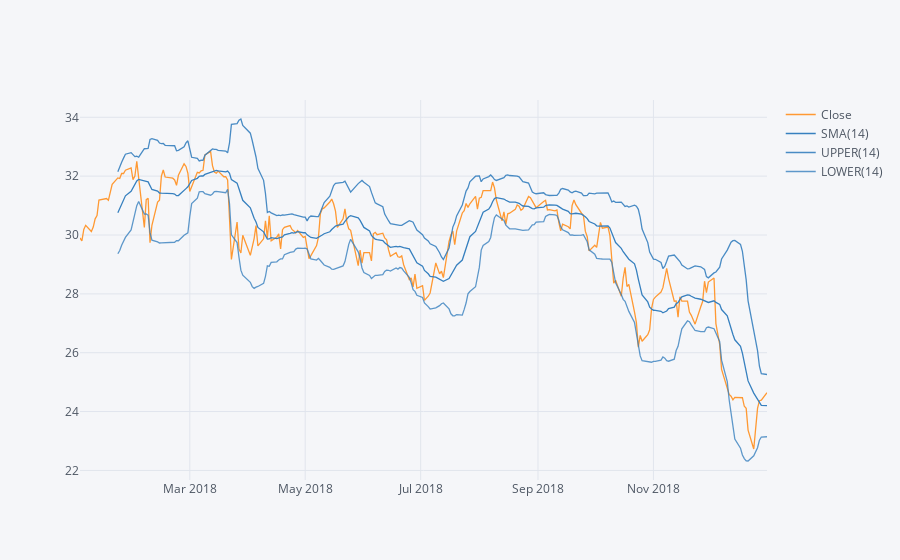

Write notebook code for a chart like this one.
### Markdown cell above
**Creating a Bollinger Band Plot for Bank of America for the year 2018.**

### Code cell
BAC['Close']['2018-01-01':'2019-01-01'].ta_plot(study='boll')

### Figure 1 — Plotly figure (JSON) as saved in the notebook; plotly's stock layout.template omitted (floating-point values rounded to 4 significant figures; data arrays with more than 128 entries replaced by an {"elided": "..."} marker saying what was removed)
{"data": [{"line": {"color": "rgba(255, 153, 51, 1.0)", "dash": "solid", "shape": "linear", "width": 1.3}, "mode": "lines", "name": "Close", "text": "", "type": "scatter", "x": {"elided": "251 str values"}, "y": {"elided": "251 float values"}}, {"line": {"color": "rgba(55, 128, 191, 1.0)", "dash": "solid", "shape": "linear", "width": 1.3}, "mode": "lines", "name": "SMA(14)", "text": "", "type": "scatter", "x": {"elided": "251 str values"}, "y": {"elided": "251 mixed values"}}, {"line": {"color": "rgba(55, 128, 191, 0.8999999999999999)", "dash": "solid", "shape": "linear", "width": 1.3}, "mode": "lines", "name": "UPPER(14)", "text": "", "type": "scatter", "x": {"elided": "251 str values"}, "y": {"elided": "251 mixed values"}}, {"line": {"color": "rgba(55, 128, 191, 0.7999999999999998)", "dash": "solid", "shape": "linear", "width": 1.3}, "mode": "lines", "name": "LOWER(14)", "text": "", "type": "scatter", "x": {"elided": "251 str values"}, "y": {"elided": "251 mixed values"}}], "layout": {"legend": {"bgcolor": "#F5F6F9", "font": {"color": "#4D5663"}}, "paper_bgcolor": "#F5F6F9", "plot_bgcolor": "#F5F6F9", "title": {"font": {"color": "#4D5663"}}, "xaxis": {"gridcolor": "#E1E5ED", "showgrid": true, "tickfont": {"color": "#4D5663"}, "title": {"font": {"color": "#4D5663"}, "text": ""}, "zerolinecolor": "#E1E5ED"}, "yaxis": {"gridcolor": "#E1E5ED", "showgrid": true, "tickfont": {"color": "#4D5663"}, "title": {"font": {"color": "#4D5663"}, "text": ""}, "zerolinecolor": "#E1E5ED"}}}
